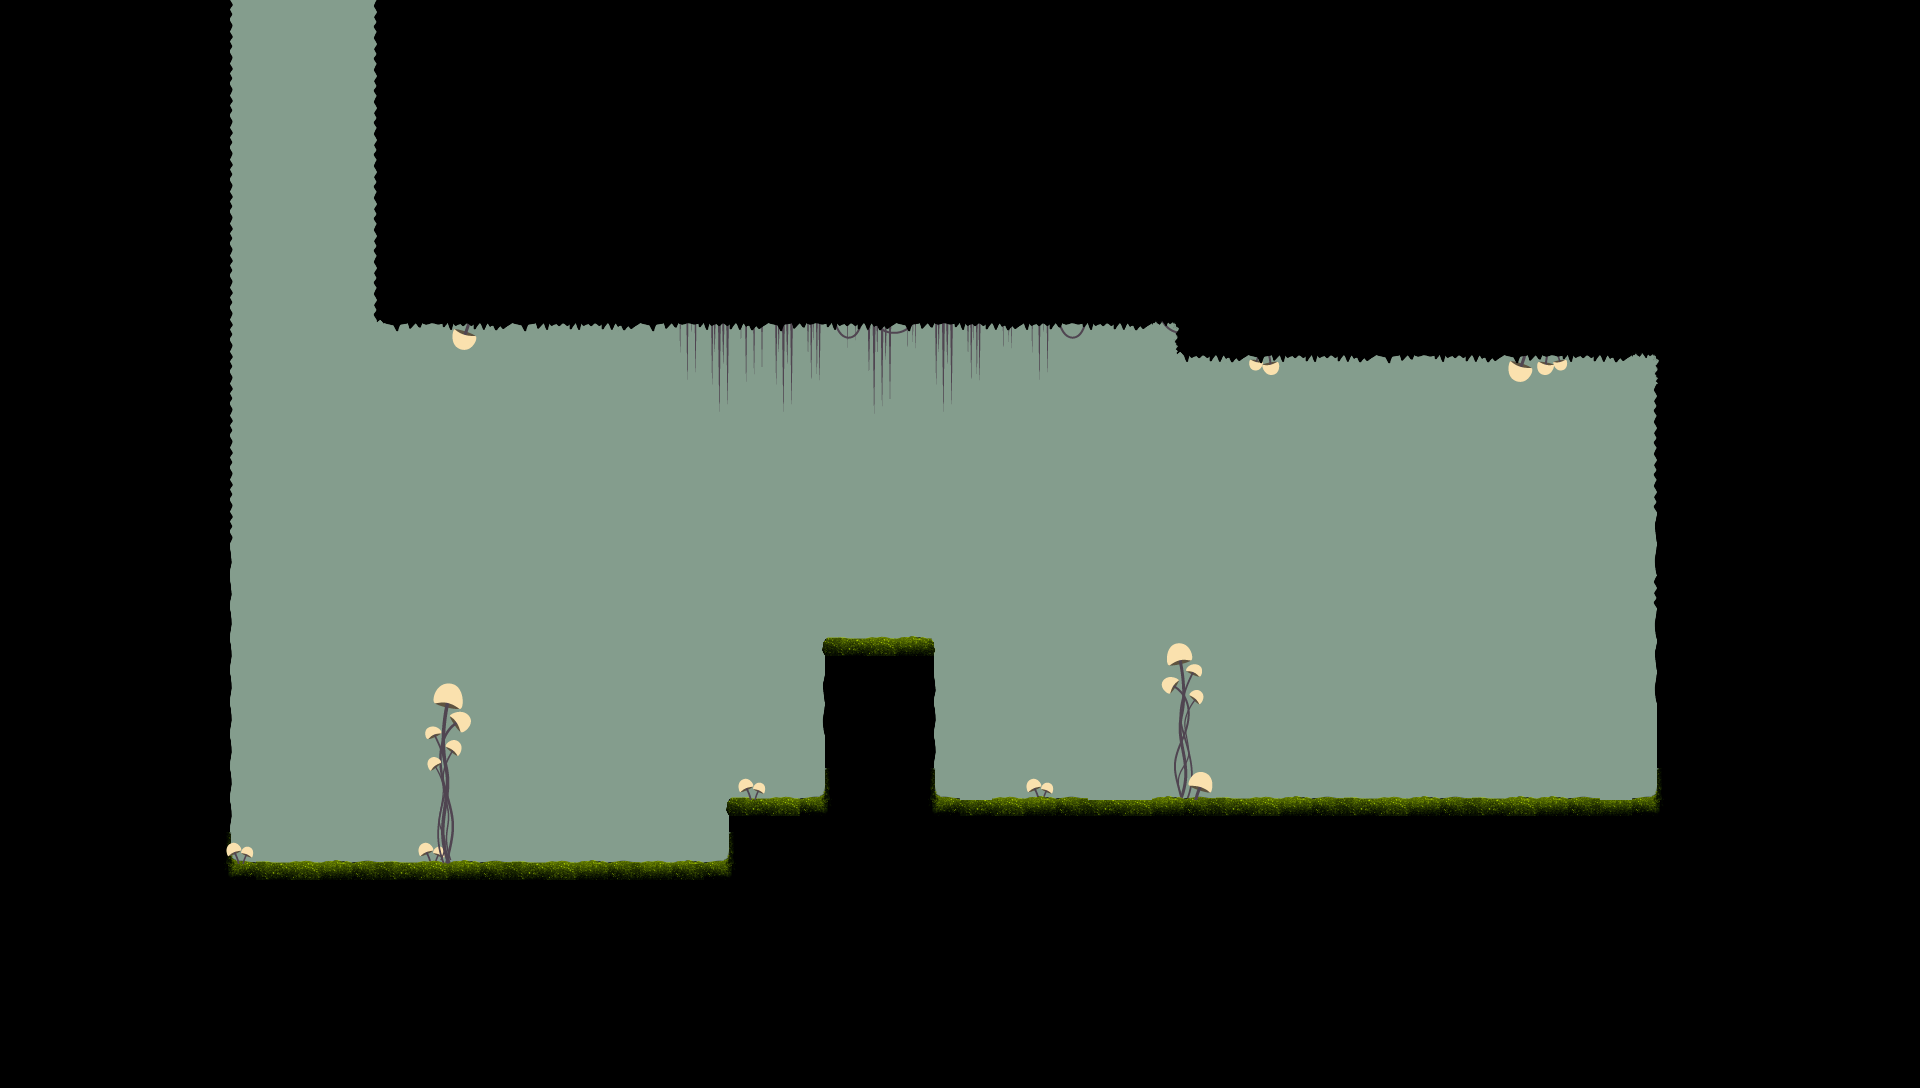

This is a level from a 2D game, rendered from its Tiled map with the project's own tilesets. A one-line summary and the map file follow, with tile-layer data summarised:
An orthogonal 60x34 tile map with 32x32 px tiles, 4 tile layers (Tiles 4, Tiles 3, Tiles 2 (Game), Tiles 1), 2 tilesets and 14 objects.

<map version="1.0" orientation="orthogonal" width="60" height="34" tilewidth="32" tileheight="32" backgroundcolor="#849d8d">
 <tileset firstgid="1" name="plantcave" tilewidth="32" tileheight="32">
  <image source="tilesetplantcave.png" width="256" height="256" />
 </tileset>
 <tileset firstgid="65" name="plants" tilewidth="32" tileheight="32">
  <image source="PlantsTileset.png" width="256" height="256" />
 </tileset>
 <layer name="Tiles 4" width="60" height="34">
  <data>[2040 cells, 7 non-empty, 4 distinct tile ids]</data>
 </layer>
 <layer name="Tiles 3" width="60" height="34">
  <data>[2040 cells, 280 non-empty, 27 distinct tile ids]</data>
 </layer>
 <layer name="Tiles 2 (Game)" width="60" height="34">
  <data>[2040 cells, 1478 non-empty, 38 distinct tile ids]</data>
 </layer>
 <layer name="Tiles 1" width="60" height="34">
  <data>[2040 cells, 17 non-empty, 16 distinct tile ids]</data>
 </layer>
 <objectgroup name="Collider" width="60" height="34" visible="0">
  <object x="0" y="0" width="224" height="1088" />
  <object x="736" y="1088" width="256" />
  <object x="224" y="1088" width="320" />
  <object x="224" y="864" width="512" height="224" />
  <object x="384" y="0" width="800" height="320" />
  <object x="1184" y="0" width="736" height="352" />
  <object x="736" y="800" width="928" height="288" />
  <object x="1664" y="352" width="256" height="736" />
  <object x="832" y="640" width="96" height="160" />
 </objectgroup>
 <objectgroup name="Bounds" width="60" height="34">
  <object x="0" y="0">
   <ellipse />
  </object>
  <object x="1920" y="1088">
   <ellipse />
  </object>
 </objectgroup>
 <objectgroup name="Lumens" width="60" height="34">
  <object x="864" y="448" width="32" height="32">
   <ellipse />
  </object>
 </objectgroup>
 <objectgroup name="Portal" width="60" height="34">
  <object x="1536" y="800">
   <ellipse />
  </object>
 </objectgroup>
 <objectgroup name="PluStart" width="60" height="34">
  <object x="301" y="38">
   <ellipse />
  </object>
 </objectgroup>
</map>
